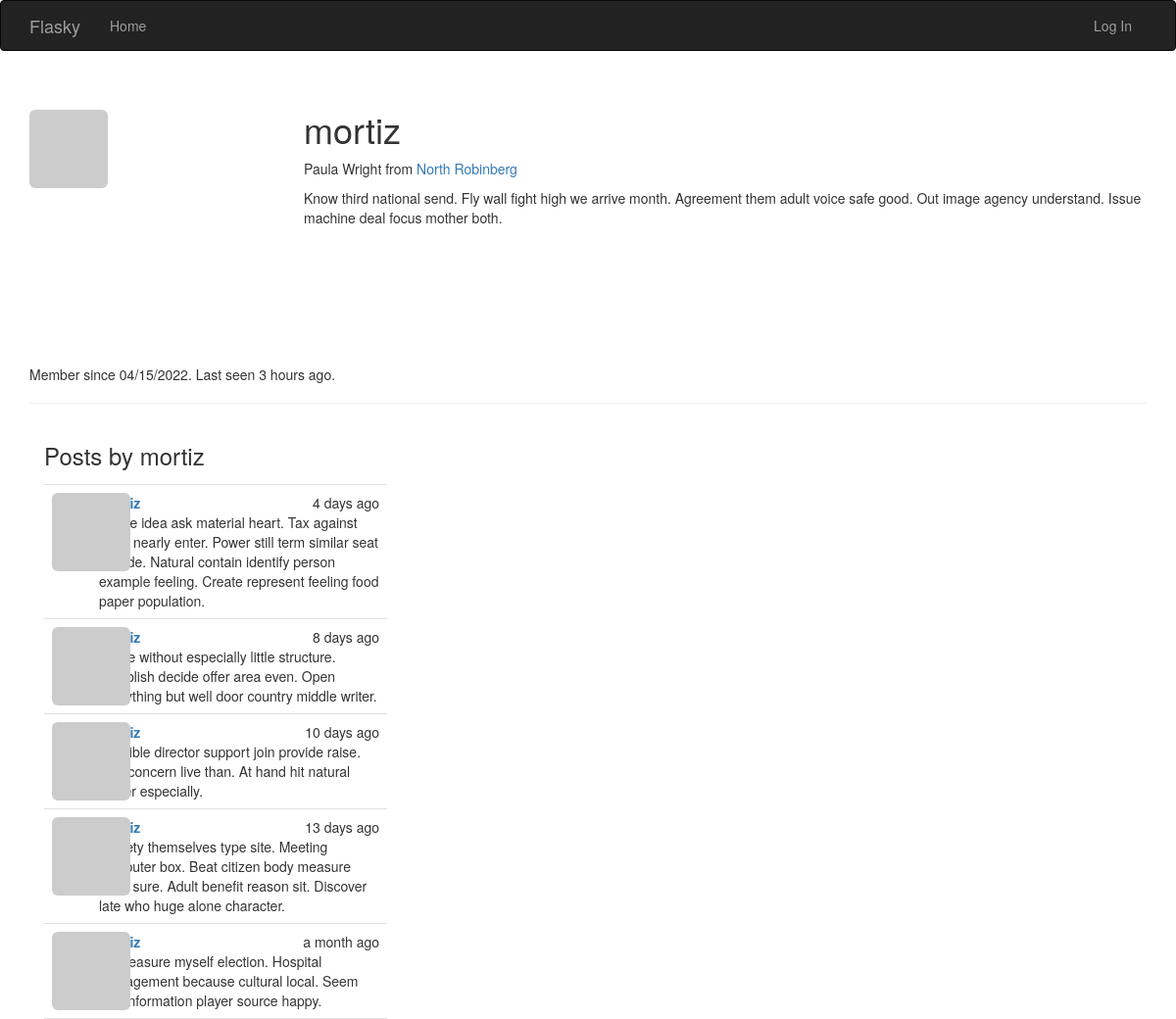
Screenshot of /user/mortiz with the database file from the repository.
### app/models.py (models this page shows, shortened)
class User(UserMixin, db.Model):
    __tablename__ = 'users'
    id = db.Column(db.Integer, primary_key=True)
    email = db.Column(db.String(64), unique=True, index=True)
    username = db.Column(db.String(64), unique=True, index=True)
    password_hash = db.Column(db.String(128))
    role_id = db.Column(db.Integer, db.ForeignKey('roles.id'))
    confirmed = db.Column(db.Boolean, default=False)
    name = db.Column(db.String(64))
    location = db.Column(db.String(64))
    about_me = db.Column(db.Text())
    member_since = db.Column(db.DateTime(), default=datetime.utcnow)
    last_seen = db.Column(db.DateTime(), default=datetime.utcnow)
    avatar_hash = db.Column(db.String(32))
    posts = db.relationship('Post', backref='author', lazy='dynamic')
    @property
    def password(self):
        raise AttributeError('password is not a readable attribute')
    def gravatar(self, size=100, default='identicon', rating='g'):
        if request.is_secure:
            url = 'https://secure.gravatar.com/avatar'
        else:
            url = 'http://secure.gravatar.com/avatar'
        hash = hashlib.md5(self.email.lower().encode('utf-8')).hexdigest()
        return f'{url}/{hash}?s={size}&d={default}&r={rating}'

class Post(db.Model):
    __tablename__ = 'posts'
    id = db.Column(db.Integer, primary_key=True)
    body = db.Column(db.Text)
    timestamp = db.Column(db.DateTime, index=True, default=datetime.utcnow)
    auth_id = db.Column(db.Integer, db.ForeignKey('users.id'))

### app/main/views.py (the view)
@main.route('/user/<username>')
def user(username):
    user = User.query.filter_by(username=username).first_or_404()
    posts = user.posts.order_by(Post.timestamp.desc()).all()
    return render_template('user.html', user=user, posts=posts)

### app/auth/views.py (called while the page is built)
@auth.before_app_request
def before_request():
    if current_user.is_authenticated:
        current_user.ping()
        if not current_user.confirmed \
                and request.blueprint != 'auth' \
                and request.endpoint != 'static':
            return redirect(url_for('auth.unconfirmed'))

### app/main/__init__.py (called while the page is built)
@main.app_context_processor
def inject_permissions():
    return dict(Permission=Permission)

### app/models.py (called while the page is built)
    def is_administrator(self):
        return False

### app/templates/user.html (shortened to what this page needs)
{% extends "base.html" %}
{% import "bootstrap/wtf.html" as wtf %}
{% block page_content %}
    <div class="page-header">
        <img class="img-rounded profile-thumbnail" src="{{ user.gravatar(size=256) }}">
        <div class="profile-header">
            <h1>{{ user.username }}</h1>
        {% if user.name or user.location %}
        <p>
            {% if user.name %}{{ user.name }}{% endif %}
            {% if user.location %}
                from <a href="http://maps.google.com/?q={{ user.location }}">
                {{ user.location}}
        </a>
            {% endif %}
        </p>
        {% endif %}
        {% if user.about_me %}<p>{{ user.about_me }}</p>{% endif %}
            </div>
        <p>
            Member since {{ moment(user.member_since).format('L') }}.
            Last seen {{ moment(user.last_seen).fromNow() }}.
        </p>
    </div>
    <div class="col-md-4">
        <h3>Posts by {{user.username}} </h3>
        {% include '_posts.html' %}
    </div>
{% endblock %}

### app/templates/_posts.html (shortened to what this page needs)
<ul class="posts">
    {% for post in posts %}
    <li class="post">
        <div class="profile-thumbnail">
            <a href="{{ url_for('.user', username=post.author.username) }}">
                <img class="img-rounded profile-thumbnail" src="{{ post.author.gravatar(size=40) }}">
            </a>
        </div>
        <div class="post-date">{{ moment(post.timestamp).fromNow() }}</div>
        <div class="post-author">
            <a href="{{ url_for('.user', username=post.author.username) }}">
            </a>
        </div>
        <div class="post-body">{{ post.body }}</div>
    </li>
    {% endfor %}
</ul>

### app/static/styles.css (style rules this page uses)
.profile-thumbnail { position: absolute; }
.profile-header { min-height: 260px; margin-left: 280px; }
ul.posts { list-style-type: none; padding: 0px; margin: 16px 0px 0px 0px; border-top: 1px solid #e0e0e0; }
ul.posts li.post { padding: 8px; border-bottom: 1px solid #e0e0e0; }
div.post-date { float: right; }
div.post-author { font-weight: bold; margin-left: 48px; }
div.post-body { margin-left: 48px; }

### rows the page displays
User: username "mortiz", name "Paula Wright", location "North Robinberg", about_me "Know third national send. Fly wall fight high we arrive month. Agreement them adult voice safe good. Out image agency understand. Issue machine deal focus mother both.", member_since "04/15/2022", last_seen "3 hours ago"
Post: timestamp "4 days ago", body "Article idea ask material heart. Tax against page nearly enter. Power still term similar seat include. Natural contain identify person example feeling. Create represent feeling food paper population."
Post: timestamp "8 days ago", body "Name without especially little structure. Establish decide offer area even. Open everything but well door country middle writer."
Post: timestamp "10 days ago", body "Possible director support join provide raise. Cup concern live than. At hand hit natural officer especially."
Post: timestamp "13 days ago", body "Society themselves type site. Meeting computer box. Beat citizen body measure artist sure. Adult benefit reason sit. Discover late who huge alone character."
Post: timestamp "a month ago", body "Its measure myself election. Hospital management because cultural local. Seem into information player source happy."
